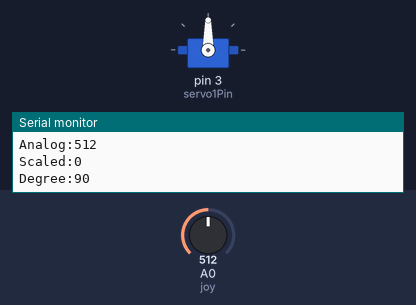
This sketch was run on a simulated Arduino Uno, built with avr-gcc and run on an emulated ATmega328P. Shown: servo, the last lines printed to the serial monitor. The inputs (shaded band) are chosen by the test bench; at power-on: A0 (joy) = 512.

Above: at 1.2 s.
1.3 s: A0 (joy) set to 716
At 2.4 s:
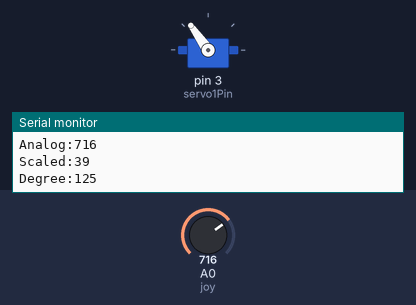
2.8 s: A0 (joy) set to 1007
At 3.7 s:
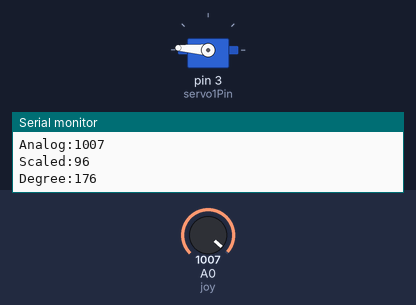
4.3 s: A0 (joy) set to 1023
At 5.4 s:
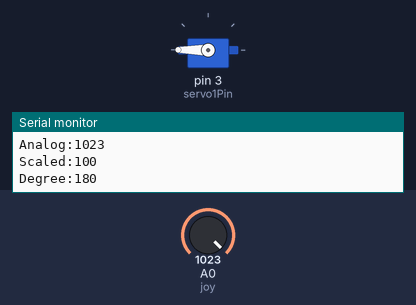
5.8 s: A0 (joy) set to 483
At 7.0 s:
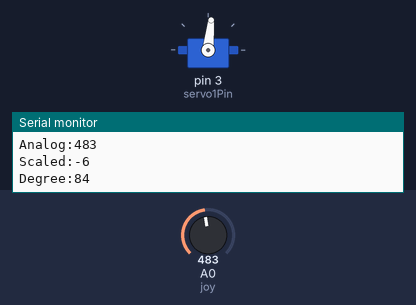
7.3 s: A0 (joy) set to 458
At 8.1 s:
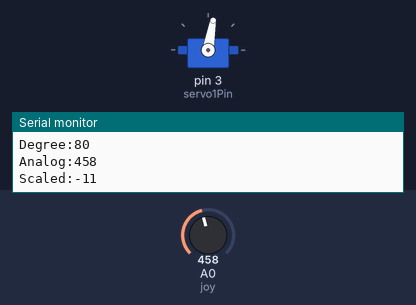
10.3 s: A0 (joy) set to 66
At 10.7 s:
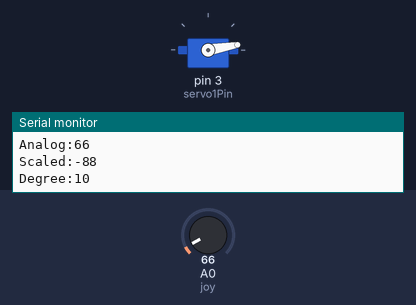
11.8 s: A0 (joy) set to 57
Timing chart, 0 to 14.8 s (numbered marks = the images above; inputs shaded):
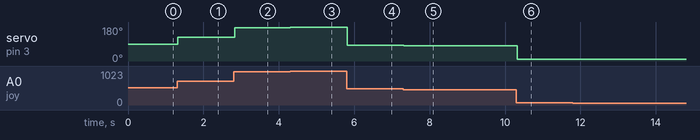

The sketch:

servoJoystick.ino
```cpp
#include <Servo.h>
#define joy A0

Servo servo1;
int servo1Pin = 3;
int adVal;
int scaled;
int degree;

void setup() {
  pinMode(joy,INPUT);
  Serial.begin(57600);
  servo1.attach(servo1Pin);
}

void loop() {
  // put your main code here, to run repeatedly:
  adVal = analogRead(joy);
  scaled = map(adVal,0,1023,-100,100);
  degree = map(scaled,-100,100,0,180);
  Serial.print("Analog:");
  Serial.println(adVal);
  Serial.print("Scaled:");
  Serial.println(scaled);
  Serial.print("Degree:");
  Serial.println(degree);
  servo1.write(degree);
  delay(25);
}
```

Measured:
- after the input at 1.3 s, servo on pin 3 (servo1Pin): 90° → 125° at once
- after the input at 2.8 s, servo on pin 3 (servo1Pin): 125° → 176° at once
- after the input at 4.3 s, servo on pin 3 (servo1Pin): 176° → 180° at once
- after the input at 5.8 s, servo on pin 3 (servo1Pin): 180° → 84° at once
- after the input at 7.3 s, servo on pin 3 (servo1Pin): 84° → 80° at once
- after the input at 10.3 s, servo on pin 3 (servo1Pin): 80° → 10° at once
- after the input at 11.8 s, servo on pin 3 (servo1Pin): 10° → 9° at once
